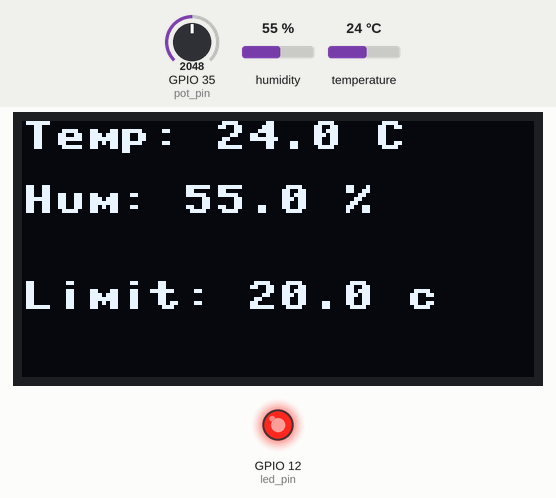
Simulated run of this program. Board: ESP32 board running MicroPython. Shown: 128×64 one-colour display, output pins drawn as LEDs (lit = HIGH). Wiring (from the project's diagram.json): red LED on GPIO 12, DHT22 sensor on GPIO 13, potentiometer on GPIO 35. Inputs (shaded band) come from the test bench; at power-on: temperature 24 °C, GPIO 35 (pot_pin) = 2048, humidity 55 % (analog values on the 0–4095 scale). Library files of the repository ran but are not shown: ssd1306.py; what the program prints to the serial console is not drawn.

Above: at 1.2 s.
1.3 s: temperature set to 20.7 °C
At 3.0 s:
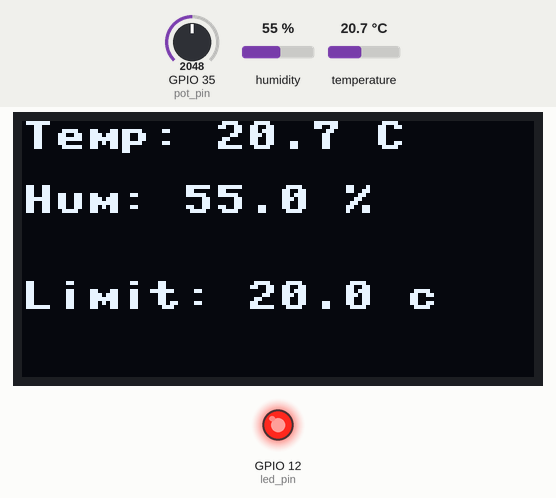
3.6 s: temperature set to 19.5 °C
At 5.4 s:
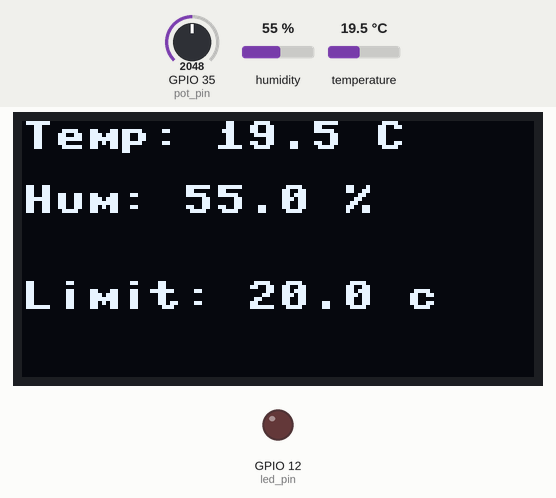
5.7 s: GPIO 35 (pot_pin) set to 2866
At 7.0 s:
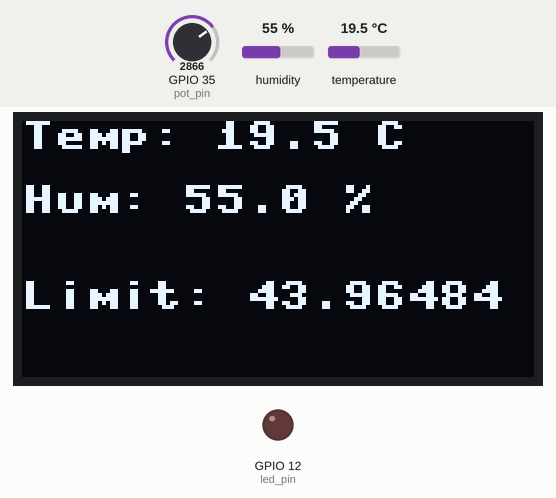
7.8 s: humidity set to 22 %
At 9.6 s:
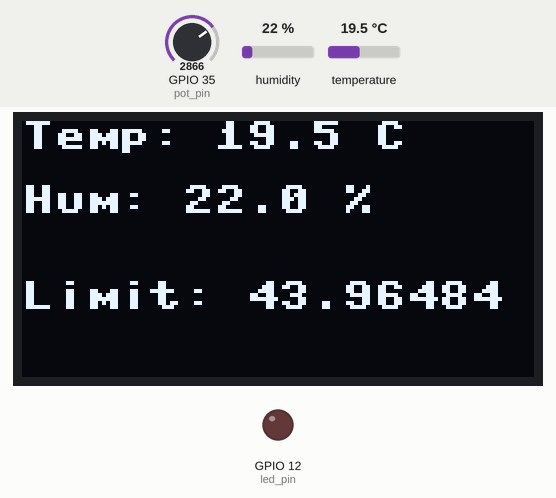
9.9 s: GPIO 35 (pot_pin) set to 3603
At 11.0 s:
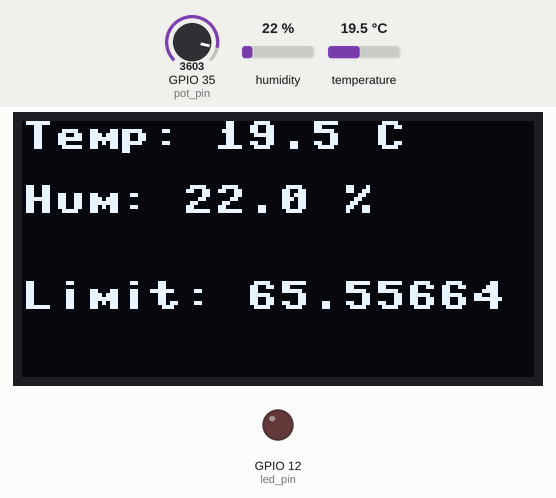
12.0 s: GPIO 35 (pot_pin) set to 4095
At 13.6 s:
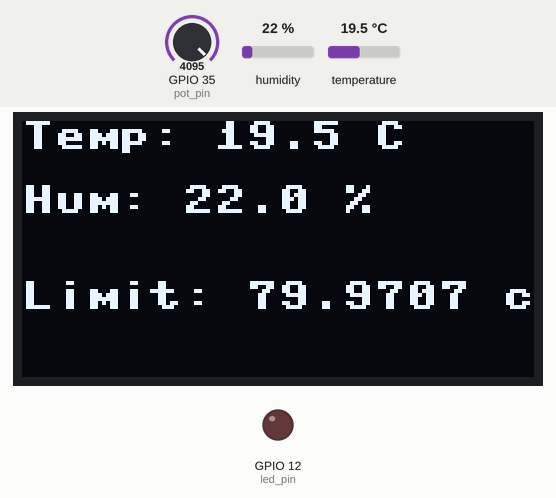
Timing chart, 0 to 15.1 s (numbered marks = the images above; inputs shaded):
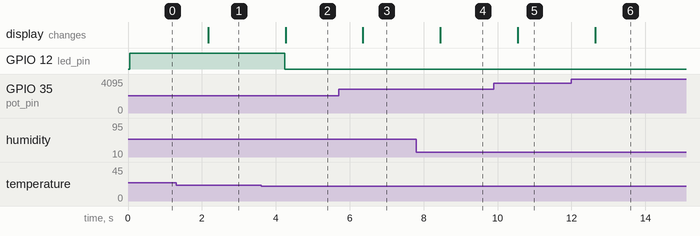

Measured:
- the behaviour switches between 20 and 19.9 °C on temperature (found by bisection; images 1 and 2)
- after the input at 1.3 s, the display: changes after 0.87 s (image 1)
- after the input at 3.6 s, GPIO 12 (led_pin): HIGH → LOW after 0.64 s; the display: changes after 0.66 s (image 2)
- after the input at 5.7 s, the display: changes after 0.66 s (image 3)
- after the input at 7.8 s, the display: changes after 0.65 s (image 4)
- after the input at 9.9 s, the display: changes after 0.65 s (image 5)
- after the input at 12.0 s, the display: changes after 0.64 s (image 6)

The program:

main.py
```python
import time
import dht
from machine import Pin, I2C, ADC
from ssd1306 import SSD1306_I2C # Importa a classe da biblioteca que adicionamos

# --- Definição de limite para o led ---
led_limit = 24

# --- Inicialização do led ---
led_pin = Pin(12, Pin.OUT)

# --- Inicialização do potenciometro ---
pot_pin = Pin(35)
pot_adc = ADC(pot_pin)
pot_adc.atten(ADC.ATTN_11DB)

# --- Inicialização do Sensor de Temperatura ---E
dht = dht.DHT22(Pin(13))

# --- Inicialização do I2C ---
i2c = I2C(0, scl=Pin(22), sda=Pin(21))

# --- Inicialização do Display ---
# Define a largura e altura do display em pixels
largura_oled = 128
altura_oled = 64
# Cria o objeto oled, passando as dimensões e o objeto i2c
oled = SSD1306_I2C(largura_oled, altura_oled, i2c)

print("Inicializando o projeto...")

while True:
    # --- Passo 1: Comandar a medição ---
    # Este comando faz o ESP32 "acordar" o sensor e ler o fluxo de 40 bits.
    dht.measure()

    # --- Passo 2: Obter os valores ---
    # Após a medição, podemos acessar os valores processados.
    temperatura = dht.temperature()  # Retorna a temperatura em Celsius
    umidade = dht.humidity()       # Retorna a umidade relativa em %

    # --- Passo 3: Leitura do potenciometro
    pot_valor = pot_adc.read()

    # --- Passo 4: Mapeia o valor para o limite do sensor de temperatura
    led_limit = ((pot_valor - 0) * (80 - -40) / (4096 - 0) + (-40))

    # --- Passo 5: Calcula limite para o led ---
    if temperatura >= led_limit:
        led_pin.value(1)
    else:
        led_pin.value(0)

    # --- Passo 6: Atualiza o display ---
    oled.fill(0) # Apaga a área do contador

    oled.text("Temp: " + str(temperatura) + " C", 0, 0)
    oled.text("Hum: " + str(umidade) + " %", 0, 16)
    oled.text("Limit: " + str(led_limit) + " c", 0, 40)

    oled.show()

    time.sleep(1)
```
